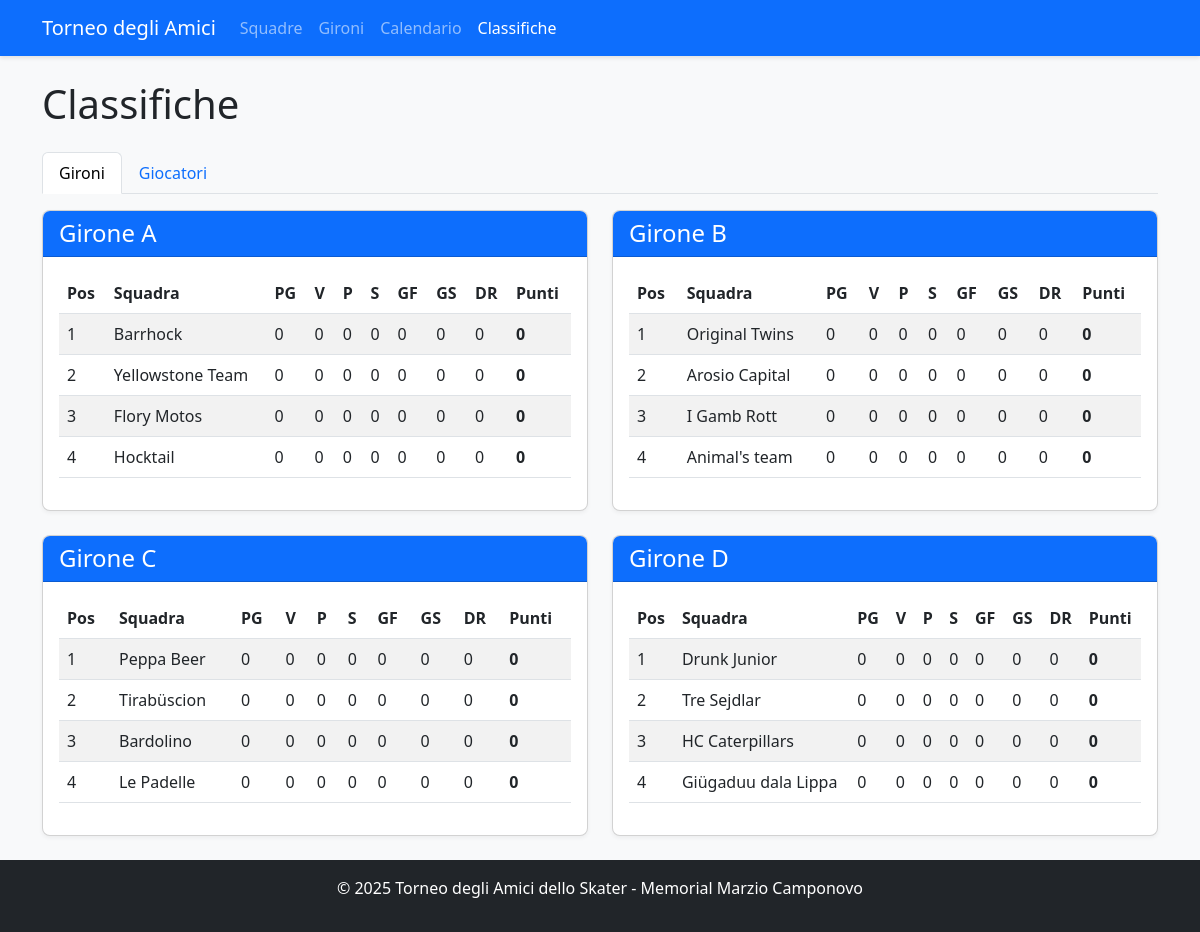
Page /standings on the earlier database version.
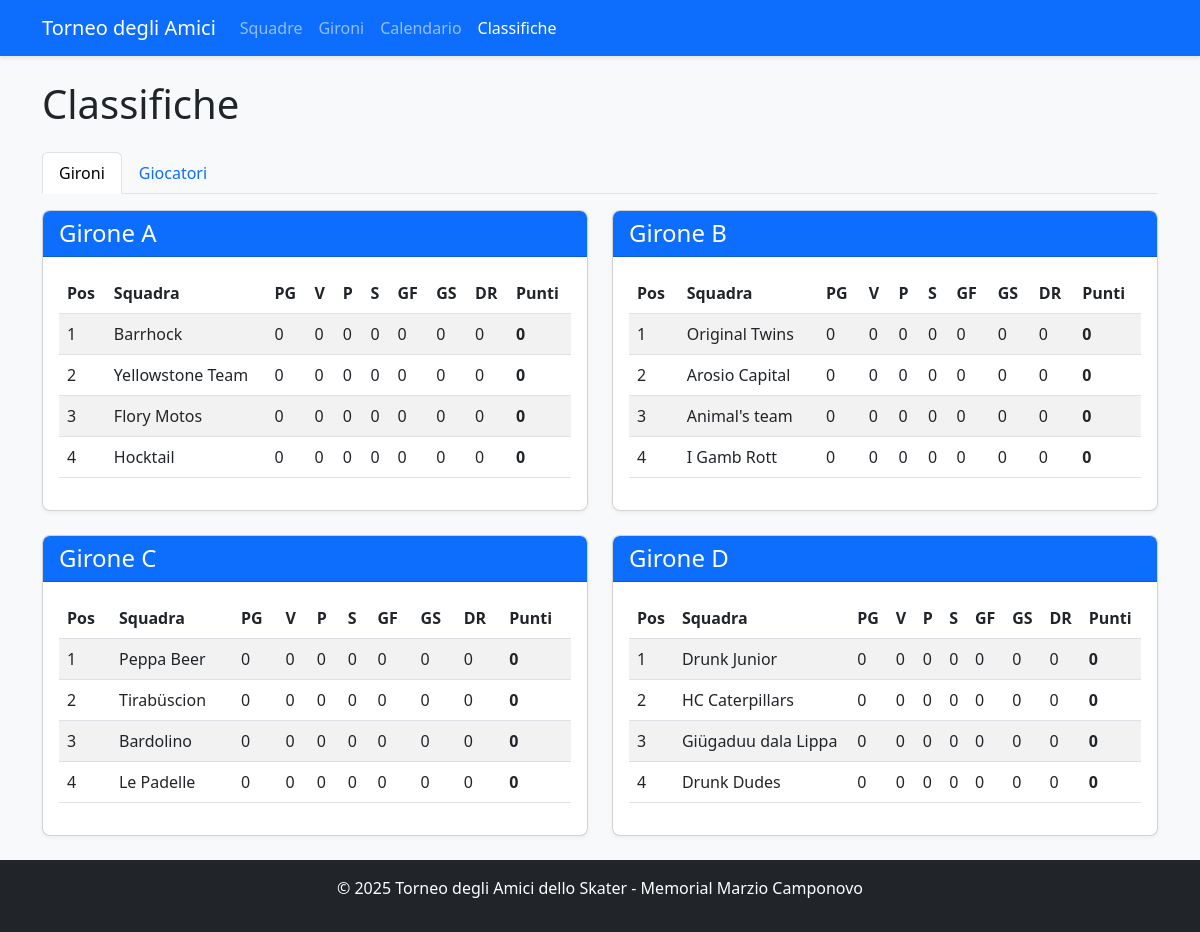
Same page on the later database version.
### app.py (models this page shows, shortened)
class Team(db.Model):
    id = db.Column(db.Integer, primary_key=True)
    name = db.Column(db.String(100), nullable=False, unique=True)
    group = db.Column(db.String(1))  # A, B, C, or D
    group_order = db.Column(db.Integer, default=0)  # NUOVO CAMPO per l'ordinamento nel girone
    players = db.relationship('Player', backref='team', lazy=True)
    matches = db.relationship(
        'Match',
        primaryjoin="or_(Team.id == Match.team1_id, Team.id == Match.team2_id)",
        lazy=True,
        overlaps="team1,team2"
    )
    wins = db.Column(db.Integer, default=0)
    losses = db.Column(db.Integer, default=0)
    draws = db.Column(db.Integer, default=0)
    goals_for = db.Column(db.Integer, default=0)
    goals_against = db.Column(db.Integer, default=0)
    points = db.Column(db.Integer, default=0)
    @property
    def goal_difference(self):
        return self.goals_for - self.goals_against
    @property
    def games_played(self):
        return self.wins + self.losses + self.draws

### app.py (the view, shortened to what this page needs)
@app.route('/standings')
def standings():
    group_standings = {}
    for group in ['A', 'B', 'C', 'D']:
        teams = Team.query.filter_by(group=group).order_by(
            Team.points.desc(),
            (Team.goals_for - Team.goals_against).desc(),
            Team.goals_for.desc(),
            Team.group_order  # Aggiungi ordinamento come tiebreaker finale
        ).all()
        group_standings[group] = teams
    try:
        if db.inspect(db.engine).has_table('player_match_stats'):
            from sqlalchemy import func
            top_scorers_query = db.session.query(
                Player,
                func.sum(PlayerMatchStats.goals).label('total_goals')
            ).join(PlayerMatchStats).group_by(Player.id).having(
                func.sum(PlayerMatchStats.goals) > 0
            ).order_by(func.sum(PlayerMatchStats.goals).desc()).limit(10)
            top_scorers = []
            for player, total_goals in top_scorers_query:
                player.display_goals = total_goals
                top_scorers.append(player)
            top_assists_query = db.session.query(
                Player,
                func.sum(PlayerMatchStats.assists).label('total_assists')
            ).join(PlayerMatchStats).group_by(Player.id).having(
                func.sum(PlayerMatchStats.assists) > 0
            ).order_by(func.sum(PlayerMatchStats.assists).desc()).limit(10)
            top_assists = []
            for player, total_assists in top_assists_query:
                player.display_assists = total_assists
                top_assists.append(player)
            most_penalties_query = db.session.query(
                Player,
                func.sum(PlayerMatchStats.penalties).label('total_penalties')
            ).join(PlayerMatchStats).group_by(Player.id).having(
                func.sum(PlayerMatchStats.penalties) > 0
            ).order_by(func.sum(PlayerMatchStats.penalties).desc()).limit(10)
            most_penalties = []
            for player, total_penalties in most_penalties_query:
                player.display_penalties = total_penalties
                most_penalties.append(player)
    except Exception as e:
        print(f"Errore nelle statistiche: {e}")
        top_scorers = []
        top_assists = []
        most_penalties = []
    return render_template('standings.html',
                          group_standings=group_standings,
                          top_scorers=top_scorers,
                          top_assists=top_assists,
                          most_penalties=most_penalties)

### app.py (called while the page is built)
@app.context_processor
def inject_tournament_dates():
    try:
        formatted_dates = format_tournament_dates()
        return {'tournament_dates': formatted_dates}
    except Exception as e:
        current_year = datetime.now().year
        return {
            'tournament_dates': {
                'qualification_day1': {
                    'date': datetime(current_year, 7, 13).date(),
                    'formatted': f'13/07/{current_year}',
                    'day_name_it': 'Sabato'
                },
                'qualification_day2': {
                    'date': datetime(current_year, 7, 14).date(),
                    'formatted': f'14/07/{current_year}',
                    'day_name_it': 'Domenica'
                }
            }
        }

### templates/standings.html (shortened to what this page needs)
<!DOCTYPE html>
<html lang="it">
<head>
    <link rel="stylesheet" href="https://cdn.jsdelivr.net/npm/bootstrap@5.3.0/dist/css/bootstrap.min.css">
    <link rel="stylesheet" href="{{ url_for('static', filename='style.css') }}">
</head>
<body class="d-flex flex-column min-vh-100">
    <nav class="navbar navbar-expand-lg navbar-dark bg-primary">
        <div class="container">
            <a class="navbar-brand" href="{{ url_for('index') }}">Torneo degli Amici</a>
            <div class="collapse navbar-collapse" id="navbarNav">
                <ul class="navbar-nav">
                    <li class="nav-item">
                        <a class="nav-link" href="{{ url_for('teams') }}">Squadre</a>
                    </li>
                    <li class="nav-item">
                        <a class="nav-link" href="{{ url_for('groups') }}">Gironi</a>
                    </li>
                    <li class="nav-item">
                        <a class="nav-link" href="{{ url_for('schedule') }}">Calendario</a>
                    </li>
                    <li class="nav-item">
                        <a class="nav-link active" href="{{ url_for('standings') }}">Classifiche</a>
                    </li>
                </ul>
            </div>
        </div>
    </nav>
    <div class="container mt-4">
        <h1>Classifiche</h1>
        <ul class="nav nav-tabs mt-4" id="myTab" role="tablist">
            <li class="nav-item" role="presentation">
                <button class="nav-link active" id="groups-tab" data-bs-toggle="tab" data-bs-target="#groups" type="button" role="tab">Gironi</button>
            </li>
            <li class="nav-item" role="presentation">
                <button class="nav-link" id="players-tab" data-bs-toggle="tab" data-bs-target="#players" type="button" role="tab">Giocatori</button>
            </li>
        </ul>
        <div class="tab-content mt-3" id="myTabContent">
            <div class="tab-pane fade show active" id="groups" role="tabpanel">
                <div class="row">
                    {% for group, teams in group_standings.items() %}
                        <div class="col-md-6 mb-4">
                            <div class="card">
                                <div class="card-header bg-primary text-white">
                                    <h4 class="mb-0">Girone {{ group }}</h4>
                                </div>
                                <div class="card-body">
                                    <div class="table-responsive">
                                        <table class="table table-striped">
                                            <thead>
                                                <tr>
                                                    <th>Pos</th>
                                                    <th>Squadra</th>
                                                    <th>PG</th>
                                                    <th>V</th>
                                                    <th>P</th>
                                                    <th>S</th>
                                                    <th>GF</th>
                                                    <th>GS</th>
                                                    <th>DR</th>
                                                    <th>Punti</th>
                                                </tr>
                                            </thead>
                                            <tbody>
                                                {% for team in teams %}
                                                    <tr>
                                                        <td>{{ loop.index }}</td>
                                                        <td>{{ team.name }}</td>
                                                        <td>{{ team.games_played }}</td>
                                                        <td>{{ team.wins }}</td>
                                                        <td>{{ team.draws }}</td>
                                                        <td>{{ team.losses }}</td>
                                                        <td>{{ team.goals_for }}</td>
                                                        <td>{{ team.goals_against }}</td>
                                                        <td>{{ team.goal_difference }}</td>
                                                        <td><strong>{{ team.points }}</strong></td>
                                                    </tr>
                                                {% endfor %}
                                            </tbody>
                                        </table>
                                    </div>
                                </div>
                            </div>
                        </div>
                    {% endfor %}
                </div>
            </div>
        </div>
    </div>
    <footer class="bg-dark text-white py-3 mt-auto">
        <div class="container text-center">
            <p>© 2025 Torneo degli Amici dello Skater - Memorial Marzio Camponovo</p>
        </div>
    </footer>
</body>
</html>

### static/style.css (style rules this page uses)
body { font-family: "Segoe UI", Tahoma, Geneva, Verdana, sans-serif; background-color: #f8f9fa; }
.navbar { box-shadow: 0 2px 4px rgba(0, 0, 0, 0.1); }
.card { box-shadow: 0 2px 4px rgba(0, 0, 0, 0.05); border-radius: 8px; overflow: hidden; }
.card-header { font-weight: 600; }
.table th { font-weight: 600; }
footer { margin-top: 2rem; }

Differences in the rows shown:
removed Team: name "Tre Sejdlar", games_played "0", wins "0", draws "0", losses "0", goals_for "0", goals_against "0", goal_difference "0", points "0", shown under "D"
changed Team "Animal's team": moves up the list
added Team: name "Drunk Dudes", games_played "0", wins "0", draws "0", losses "0", goals_for "0", goals_against "0", goal_difference "0", points "0", shown under "D"
